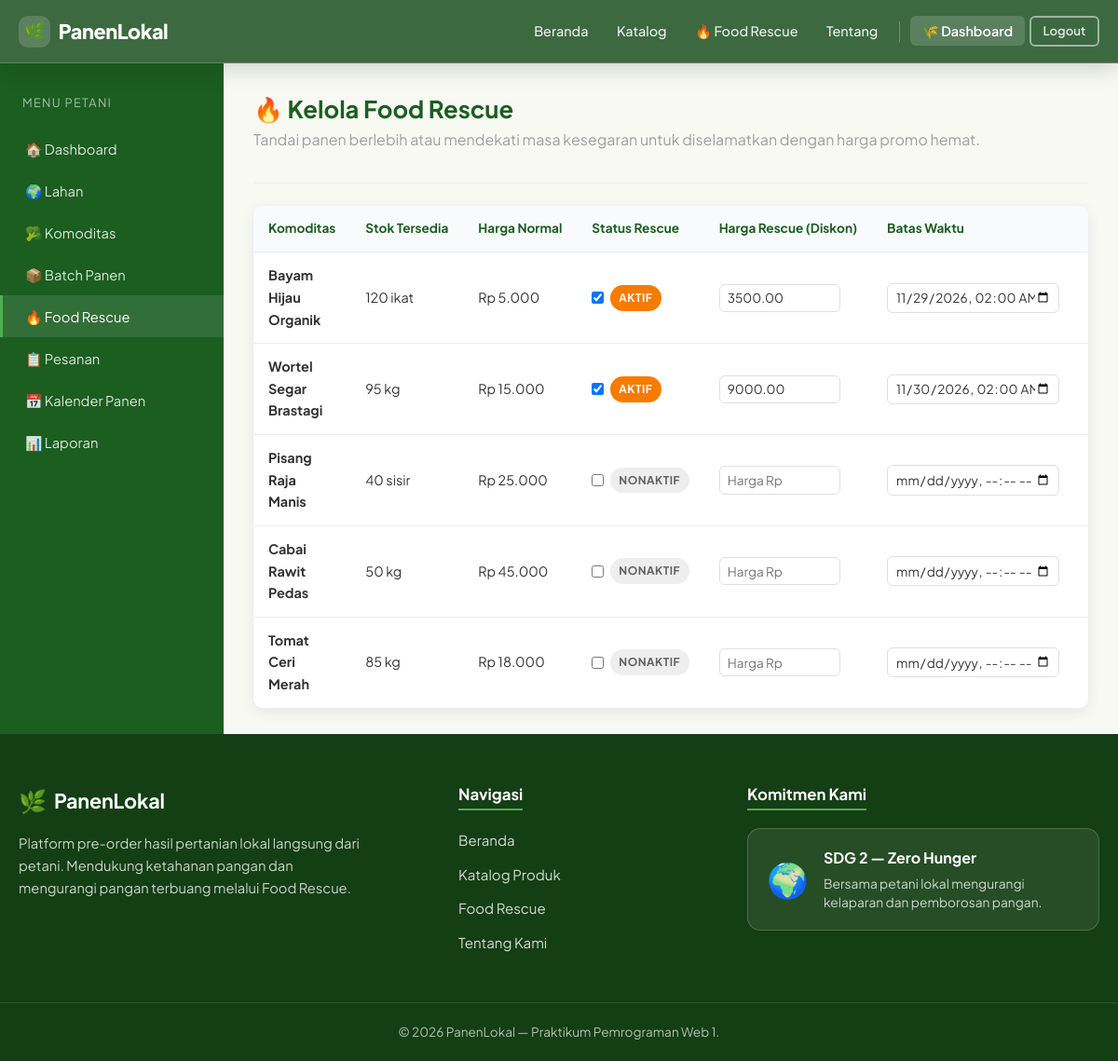
The app's page /PanenLokal/petani/kelola_rescue.php (signed in) with its own data.
### tables this page shows
CREATE TABLE IF NOT EXISTS harvest_batches (
    id BIGINT UNSIGNED AUTO_INCREMENT PRIMARY KEY,
    commodity_id BIGINT UNSIGNED NOT NULL,
    land_id BIGINT UNSIGNED NULL,
    tanggal_estimasi_panen DATE NOT NULL,
    estimasi_jumlah DECIMAL(10,2) NOT NULL,
    stok_tersedia DECIMAL(10,2) NOT NULL,
    harga_normal DECIMAL(12,2) NOT NULL,
    rescue_aktif TINYINT(1) NOT NULL DEFAULT 0,
    harga_rescue DECIMAL(12,2) NULL,
    batas_rescue DATETIME NULL,
    status_batch ENUM('dibuka','siap_panen','habis','ditutup','dibatalkan') NOT NULL DEFAULT 'dibuka',
    created_at TIMESTAMP NOT NULL DEFAULT CURRENT_TIMESTAMP,
    updated_at TIMESTAMP NOT NULL DEFAULT CURRENT_TIMESTAMP ON UPDATE CURRENT_TIMESTAMP,
    INDEX idx_batches_commodity (commodity_id),
    INDEX idx_batches_land (land_id),
    INDEX idx_batches_status_date (status_batch, tanggal_estimasi_panen),
    INDEX idx_batches_rescue (rescue_aktif, batas_rescue),
    CONSTRAINT fk_batches_commodity FOREIGN KEY (commodity_id) REFERENCES commodities(id) ON UPDATE CASCADE ON DELETE RESTRICT,
    CONSTRAINT fk_batches_land FOREIGN KEY (land_id) REFERENCES lands(id) ON UPDATE CASCADE ON DELETE SET NULL
);

CREATE TABLE IF NOT EXISTS commodities (
    id BIGINT UNSIGNED AUTO_INCREMENT PRIMARY KEY,
    farmer_id BIGINT UNSIGNED NOT NULL,
    nama VARCHAR(120) NOT NULL,
    kategori VARCHAR(60) NOT NULL,
    deskripsi TEXT NULL,
    satuan VARCHAR(20) NOT NULL DEFAULT 'kg',
    gambar VARCHAR(255) NULL,
    status_komoditas ENUM('aktif','nonaktif') NOT NULL DEFAULT 'aktif',
    created_at TIMESTAMP NOT NULL DEFAULT CURRENT_TIMESTAMP,
    updated_at TIMESTAMP NOT NULL DEFAULT CURRENT_TIMESTAMP ON UPDATE CURRENT_TIMESTAMP,
    INDEX idx_commodities_farmer (farmer_id),
    INDEX idx_commodities_status (status_komoditas),
    CONSTRAINT fk_commodities_farmer FOREIGN KEY (farmer_id) REFERENCES farmer_profiles(id) ON UPDATE CASCADE ON DELETE RESTRICT
);

### PanenLokal/includes/functions.php (called while the page is built, shortened)
<?php
function format_rupiah($angka) {
    return 'Rp ' . number_format((float)$angka, 0, ',', '.');
}
function sanitize($str) {
    return htmlspecialchars((string)$str, ENT_QUOTES, 'UTF-8');
}
function get_farmer_profile($conn, $user_id) {
    $stmt = $conn->prepare("SELECT id, nama_usaha, status_verifikasi FROM farmer_profiles WHERE user_id = ?");
    $stmt->bind_param("i", $user_id);
    $stmt->execute();
    $fp = $stmt->get_result()->fetch_assoc();
    return $fp ?: ['id' => 0, 'nama_usaha' => '', 'status_verifikasi' => 'menunggu'];
}
?>

### PanenLokal/petani/kelola_rescue.php (the view, shortened to what this page needs)
<?php
require_once __DIR__ . '/../config/koneksi.php';
require_once __DIR__ . '/../includes/functions.php';
$fp = get_farmer_profile($conn, $_SESSION['user_id']);
$farmer_id = $fp['id'];
$sql = "
    SELECT hb.*, c.nama AS komoditas, c.satuan
    FROM harvest_batches hb
    JOIN commodities c ON c.id = hb.commodity_id
    WHERE c.farmer_id = ? AND hb.status_batch = 'dibuka'
    ORDER BY hb.rescue_aktif DESC, hb.created_at DESC
";
$b_list = $conn->prepare($sql);
$b_list->bind_param("i", $farmer_id);
$b_list->execute();
$batches = $b_list->get_result();
require_once __DIR__ . '/../includes/header.php';
require_once __DIR__ . '/../includes/navbar.php';
?>
<div class="dashboard-layout">
  <aside class="sidebar">
    <div class="sidebar-title">Menu Petani</div>
    <ul class="sidebar-menu">
      <li><a href="<?= BASE_URL ?>/petani/index.php">🏠 Dashboard</a></li>
      <li><a href="<?= BASE_URL ?>/petani/lahan.php">🌍 Lahan</a></li>
      <li><a href="<?= BASE_URL ?>/petani/komoditas.php">🥦 Komoditas</a></li>
      <li><a href="<?= BASE_URL ?>/petani/batch_panen.php">📦 Batch Panen</a></li>
      <li><a href="<?= BASE_URL ?>/petani/kelola_rescue.php" class="active">🔥 Food Rescue</a></li>
      <li><a href="<?= BASE_URL ?>/petani/pesanan.php">📋 Pesanan</a></li>
      <li><a href="<?= BASE_URL ?>/petani/kalender_panen.php">📅 Kalender Panen</a></li>
      <li><a href="<?= BASE_URL ?>/petani/laporan.php">📊 Laporan</a></li>
    </ul>
  </aside>
  <main class="dashboard-main">
    <div class="dashboard-header">
      <h1>🔥 Kelola Food Rescue</h1>
      <p class="text-muted">Tandai panen berlebih atau mendekati masa kesegaran untuk diselamatkan dengan harga promo hemat.</p>
    </div>
    <div class="table-card">
      <table class="petani-table">
        <thead>
          <tr>
            <th>Komoditas</th>
            <th>Stok Tersedia</th>
            <th>Harga Normal</th>
            <th>Status Rescue</th>
            <th>Harga Rescue (Diskon)</th>
            <th>Batas Waktu</th>
            <th>Simpan</th>
          </tr>
        </thead>
        <tbody>
        <?php if ($batches->num_rows > 0): ?>
          <?php while ($b = $batches->fetch_assoc()):
              $fid = 'rescue-form-' . (int)$b['id'];
          ?>
          <tr>
            <td>
              <strong><?= sanitize($b['komoditas']) ?></strong>
            </td>
            <td><?= (float)$b['stok_tersedia'] ?> <?= sanitize($b['satuan']) ?></td>
            <td><?= format_rupiah($b['harga_normal']) ?></td>
            <td>
              <label style="display:flex; align-items:center; gap:.4rem; cursor:pointer;">
                <input type="checkbox" form="<?= $fid ?>" name="rescue_aktif" value="1" <?= $b['rescue_aktif'] ? 'checked' : '' ?>>
                <span class="badge <?= $b['rescue_aktif'] ? 'badge-rescue' : 'badge-secondary' ?>">
                  <?= $b['rescue_aktif'] ? 'Aktif' : 'Nonaktif' ?>
                </span>
              </label>
            </td>
            <td>
              <input type="number" form="<?= $fid ?>" name="harga_rescue" class="form-control" style="width:130px; font-size:.85rem; padding:.35rem .5rem;" placeholder="Harga Rp" value="<?= sanitize($b['harga_rescue'] ?? '') ?>">
            </td>
            <td>
              <input type="datetime-local" form="<?= $fid ?>" name="batas_rescue" class="form-control" style="width:185px; font-size:.85rem; padding:.35rem .5rem;" value="<?= $b['batas_rescue'] ? date('Y-m-d\TH:i', strtotime($b['batas_rescue'])) : '' ?>">
            </td>
            <td>
            </td>
          </tr>
          <?php endwhile; ?>
        <?php else: ?>
          <tr><td colspan="7" class="text-center text-muted">Belum ada batch panen dengan status dibuka.</td></tr>
        <?php endif; ?>
        </tbody>
      </table>
    </div>
  </main>
</div>
<?php require_once __DIR__ . '/../includes/footer.php'; ?>

### PanenLokal/assets/css/style.css (style rules this page uses)
*, *::before, *::after { box-sizing: border-box; margin: 0; padding: 0; }
:root { --green-dark: #1b5e20; --green-main: #2d7a2d; --green-mid: #388e3c; --green-light: #4caf50; --green-pale: #c8e6c9; --green-bg: #f1f8f1; --orange: #f57c00; --orange-light: #ffe0b2; --red: #c62828; --red-light: #ffebee; --blue: #1565c0; --blue-light: #e3f2fd; --yellow: #f9a825; --yellow-light: #fff9c4; --cream: #f9f9f4; --white: #ffffff; --gray-100: #f5f5f5; --gray-200: #eeeeee; --gray-300: #e0e0e0; --gray-500: #9e9e9e; --gray-700: #616161; --gray-900: #212121; --text: #333333; --border-light: rgba(0, 0, 0, .07); --shadow-sm: 0 2px 8px rgba(17, 24, 39, .06); --shadow: 0 4px 14px rgba(17, 24, 39, .09); --shadow-lg: 0 12px 28px rgba(17, 24, 39, .14); --radius: 10px; --radius-lg: 14px; --radius-sm: 6px; --transition: .25s ease; }
html { font-size: 16px; scroll-behavior: smooth; }
body { font-family: 'Plus Jakarta Sans', 'Segoe UI', system-ui, -apple-system, sans-serif; color: var(--text); background: var(--cream); line-height: 1.65; min-height: 100vh; margin: 0; display: flex; flex-direction: column; overflow-x: clip; }
a { color: var(--green-main); text-decoration: none; transition: color var(--transition); }
h1, h2, h3, h4, h5, h6 { font-weight: 700; line-height: 1.3; color: var(--gray-900); margin-bottom: .5rem; }
h1 { font-size: 2.2rem; }
p { margin-bottom: 1rem; }
ul, ol { padding-left: 1.5rem; }
.form-control { width: 100%; font-family: inherit; padding: .6rem .9rem; border: 1.5px solid var(--gray-300); border-radius: var(--radius-sm); font-size: .95rem; color: var(--text); background: var(--white); transition: border-color var(--transition), box-shadow var(--transition); }
.badge { display: inline-block; padding: .25rem .6rem; border-radius: 20px; font-size: .75rem; font-weight: 700; text-transform: uppercase; letter-spacing: .04em; }
.badge-rescue { background: var(--orange); color: var(--white); }
.badge-secondary { background: var(--gray-200); color: var(--gray-700); }
table, .data-table { width: 100%; border-collapse: collapse; font-size: .9rem; }
thead th { background: var(--green-main); color: var(--white); padding: .75rem 1rem; text-align: left; white-space: nowrap; }
tbody td { padding: .65rem 1rem; border-bottom: 1px solid var(--gray-200); vertical-align: middle; }
tbody tr:last-child td { border-bottom: none; }
.table-card { background: var(--white); border-radius: var(--radius); box-shadow: var(--shadow); overflow-x: auto; overflow-y: hidden; -webkit-overflow-scrolling: touch; }
.admin-dashboard-table thead th, .petani-table thead th { background: #f8fafc; color: var(--green-dark); font-weight: 700; font-size: .85rem; border-bottom: 1.5px solid var(--gray-200); padding: .85rem 1rem; }
.admin-dashboard-table tbody td, .petani-table tbody td { padding: .8rem 1rem; }
.dashboard-layout { display: flex; flex: 1 0 auto; align-items: stretch; }
.sidebar { width: 240px; flex-shrink: 0; background: var(--green-dark); color: var(--white); padding: 1.5rem 0; align-self: stretch; }
.sidebar-title { padding: .5rem 1.5rem 1rem; font-size: .8rem; text-transform: uppercase; letter-spacing: .1em; opacity: .6; }
.sidebar-menu { list-style: none; padding: 0; margin: 0; }
.sidebar-menu li a { display: block; padding: .65rem 1.5rem; color: rgba(255, 255, 255, .85); transition: background var(--transition); font-size: .92rem; text-decoration: none !important; border-left: 3px solid transparent; }
.sidebar-menu li a:hover, .sidebar-menu li a.active { background: rgba(255, 255, 255, .1); color: var(--white); border-left-color: var(--green-light); }
.dashboard-main { flex: 1; padding: 2rem 2rem 1.75rem; min-width: 0; }
.dashboard-main > *:last-child { margin-bottom: 0; }
.dashboard-header { margin-bottom: 1.5rem; padding-bottom: 1rem; border-bottom: 1px solid var(--gray-200); }
.dashboard-header h1, .page-title { font-size: 1.6rem; color: var(--green-dark); margin-bottom: .25rem; }
.text-muted { color: var(--gray-500); }

### records on screen
harvest_batches: commodity.nama "Bayam Hijau Organik", stok_tersedia "120", commodity.satuan "ikat", harga_normal "Rp 5.000", rescue_aktif "☑", shows "AKTIF", harga_rescue "3500.00", batas_rescue "11/29/2026 02:00"
harvest_batches: commodity.nama "Wortel Segar Brastagi", stok_tersedia "95", commodity.satuan "kg", harga_normal "Rp 15.000", rescue_aktif "☑", shows "AKTIF", harga_rescue "9000.00", batas_rescue "11/30/2026 02:00"
harvest_batches: commodity.nama "Pisang Raja Manis", stok_tersedia "40", commodity.satuan "sisir", harga_normal "Rp 25.000", shows "NONAKTIF"
harvest_batches: commodity.nama "Cabai Rawit Pedas", stok_tersedia "50", commodity.satuan "kg", harga_normal "Rp 45.000", shows "NONAKTIF"
harvest_batches: commodity.nama "Tomat Ceri Merah", stok_tersedia "85", commodity.satuan "kg", harga_normal "Rp 18.000", shows "NONAKTIF"
